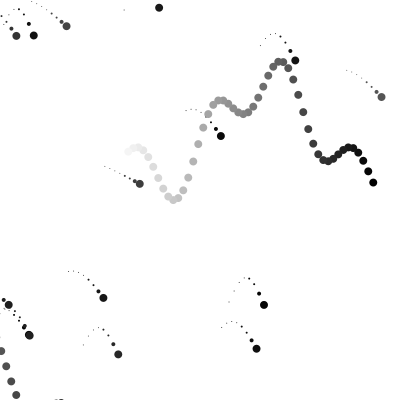
Frame 1 (no input)
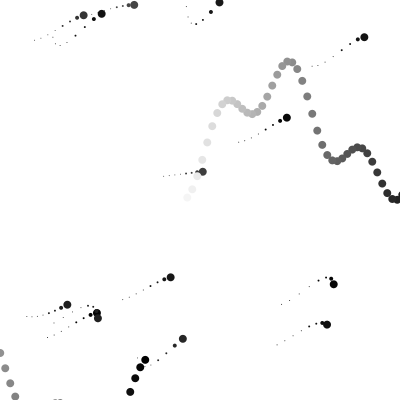
Frame 60 (the mouse pressed at the canvas centre just before this capture)
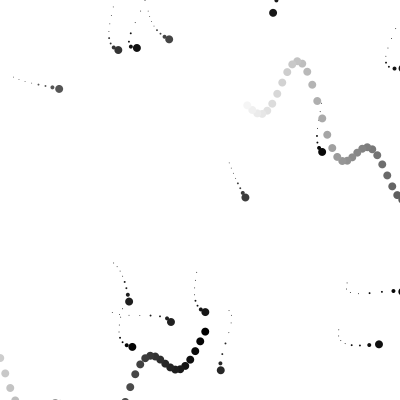
Frame 120 (the mouse held since frame 60 and released just before this capture)

The Processing sketch that drew these frames (run headless with seeded random() and noise(); from frame 60 on, the mouse is pressed at the canvas centre):

// Processing sketch: Exercise_3_11_Wave
// ── Exercise_3_11_Wave.pde
BasicWave[] bws = new BasicWave[15];
ComplexWave[] cws = new ComplexWave[2];
 
void setup() {
  size(400,400);
  for(int i=0;i<bws.length;i++){
    bws[i] = new BasicWave(50,random(0.05,0.1),random(0.1,0.5));
  }
  for(int j = 0;j<cws.length;j++){
    cws[j] = new ComplexWave(50,random(0.05,0.1),random(0.1,0.5));
  }
}
 
void draw() {
  background(255);
   for(int i=0;i<bws.length;i++){
    bws[i].update();
    bws[i].display();
  }
  for(int j = 0;j<cws.length;j++){
    cws[j].update();
    cws[j].display();
  }
}
// ── BasicWave.pde
class BasicWave{
  PVector location;
  PVector velocity;
  float speed;
  float period;
  int waveLength;
  float startAngle = 0;
  float amplitude = 50;
  int brightness;
  BasicWave(int ln, float sp,float pd){
    speed = sp;
    period = pd;
    waveLength = ln;
    location = new PVector(random(width),random(height));
    velocity = new PVector(1,0);
    brightness = int(random(100));
  }
  
  void update(){
    startAngle+=speed;
    location.add(velocity);
    if(location.x>width+50){
      location.x = 0;
    }else if(location.x<0){
      location.x = width;
    }
    
    if(location.y>height){
      location.y = 0;
    }else if(location.y<0){
      location.y = height;
    }

  }
  
  void display(){
    pushStyle();
    pushMatrix();
    //noFill();

    //stroke(brightness);
    
    translate(location.x,location.y);
    rotate(startAngle/10);
    float angle = startAngle;
 
    for(int i = 0; i<waveLength; i++){
      float y = map(sin(angle),-1,1,-amplitude/2,amplitude/2);
      noStroke();
      fill(brightness);
      ellipse(-i*5,y,8/(i+1),8/(i+1));
      angle-=period;
    }    
    popMatrix();
    popStyle();

  }
}
// ── ComplexWave.pde
class ComplexWave{
  PVector location;
  PVector velocity;
  float speed;
  float period;
  int waveLength;
  float startAngle = 0;
  float amplitude = 50;
  ComplexWave(int ln, float sp,float pd){
    speed = sp;
    period = pd;
    waveLength = ln;
    location = new PVector(random(width),random(height));
    velocity = new PVector(1,0);
  }
  
  void update(){
    startAngle+=speed;
    location.add(velocity);
    if(location.x>width+200){
      location.x = 0;
    }else if(location.x<0){
      location.x = width;
    }
    
    if(location.y>height){
      location.y = 0;
    }else if(location.y<0){
      location.y = height;
    }

  }
  
  void display(){
    //noFill();
    pushStyle();
    noStroke();
    pushMatrix();
    translate(location.x,location.y);
    float angle = startAngle;
 
    for(int i = 0; i<waveLength; i++){
      fill(255/waveLength*i);
      float y = map(sin(angle)+2*cos(angle/3),-1,1,-amplitude/2,amplitude/2);
      ellipse(-i*5,y,8,8);
      angle-=period;
    }    
    popMatrix();
    popStyle();
  }
}
